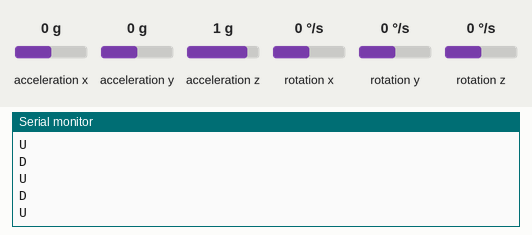
The sketch below on a simulated Arduino Uno, built with avr-gcc and run on an emulated ATmega328P. Parts: the last lines printed to the serial monitor. Wiring (inferred from the names in the program): MPU-6050 motion sensor at I2C address 0x68. Inputs (shaded band) come from the test bench; at power-on: acceleration y 0 g, acceleration x 0 g, acceleration z 1 g, rotation x 0 °/s, rotation y 0 °/s, rotation z 0 °/s.

Above: at 1.2 s.
1.3 s: acceleration y set to -1.4 g
At 1.69 s:
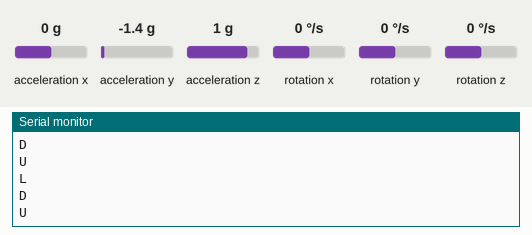
3.2 s: acceleration y set to 0.8 g
At 3.46 s:
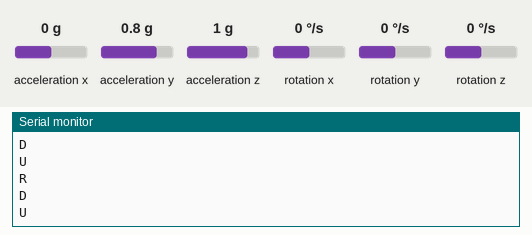

The sketch:

Arduino_Code.ino
```cpp
// (c) Michael Schoeffler 2017, http://www.mschoeffler.de

#include "Wire.h" // This library allows you to communicate with I2C devices.

const int MPU_ADDR = 0x68; // I2C address of the MPU-6050. If AD0 pin is set to HIGH, the I2C address will be 0x69.

int16_t accelerometer_x, accelerometer_y, accelerometer_z; // variables for accelerometer raw data
int16_t gyro_x, gyro_y, gyro_z; // variables for gyro raw data
int16_t temperature; // variables for temperature data

char tmp_str[7]; // temporary variable used in convert function

char* convert_int16_to_str(int16_t i) { // converts int16 to string. Moreover, resulting strings will have the same length in the debug monitor.
  sprintf(tmp_str, "%6d", i);
  return tmp_str;
}

void setup() {
  Serial.begin(115200);
  Wire.begin();
  Wire.beginTransmission(MPU_ADDR); // Begins a transmission to the I2C slave (GY-521 board)
  Wire.write(0x6B); // PWR_MGMT_1 register
  Wire.write(0); // set to zero (wakes up the MPU-6050)
  Wire.endTransmission(true);
}
void loop() {
  Wire.beginTransmission(MPU_ADDR);
  Wire.write(0x3B); // starting with register 0x3B (ACCEL_XOUT_H) [MPU-6000 and MPU-6050 Register Map and Descriptions Revision 4.2, p.40]
  Wire.endTransmission(false); // the parameter indicates that the Arduino will send a restart. As a result, the connection is kept active.
  Wire.requestFrom(MPU_ADDR, 7*2, true); // request a total of 7*2=14 registers

  // "Wire.read()<<8 | Wire.read();" means two registers are read and stored in the same variable
  accelerometer_x = Wire.read()<<8 | Wire.read(); // reading registers: 0x3B (ACCEL_XOUT_H) and 0x3C (ACCEL_XOUT_L)
  accelerometer_y = Wire.read()<<8 | Wire.read(); // reading registers: 0x3D (ACCEL_YOUT_H) and 0x3E (ACCEL_YOUT_L)
  accelerometer_z = Wire.read()<<8 | Wire.read(); // reading registers: 0x3F (ACCEL_ZOUT_H) and 0x40 (ACCEL_ZOUT_L)
  temperature = Wire.read()<<8 | Wire.read(); // reading registers: 0x41 (TEMP_OUT_H) and 0x42 (TEMP_OUT_L)
  gyro_x = Wire.read()<<8 | Wire.read(); // reading registers: 0x43 (GYRO_XOUT_H) and 0x44 (GYRO_XOUT_L)
  gyro_y = Wire.read()<<8 | Wire.read(); // reading registers: 0x45 (GYRO_YOUT_H) and 0x46 (GYRO_YOUT_L)
  gyro_z = Wire.read()<<8 | Wire.read(); // reading registers: 0x47 (GYRO_ZOUT_H) and 0x48 (GYRO_ZOUT_L)


if(accelerometer_y > 9000 ){
    Serial.println('R');
}
if(accelerometer_y < -9000 ){
    Serial.println('L');
}
if(accelerometer_x < 9000){
    Serial.println('D');
  }
if(accelerometer_x > -9000){
    Serial.println('U');
}


  // delay
  delay(250);
}
```

Measured:
- after the input at 1.3 s, the serial monitor: prints a new line after 0.21 s (image 1)
- after the input at 3.2 s, the serial monitor: prints a new line after 0.08 s (image 2)
